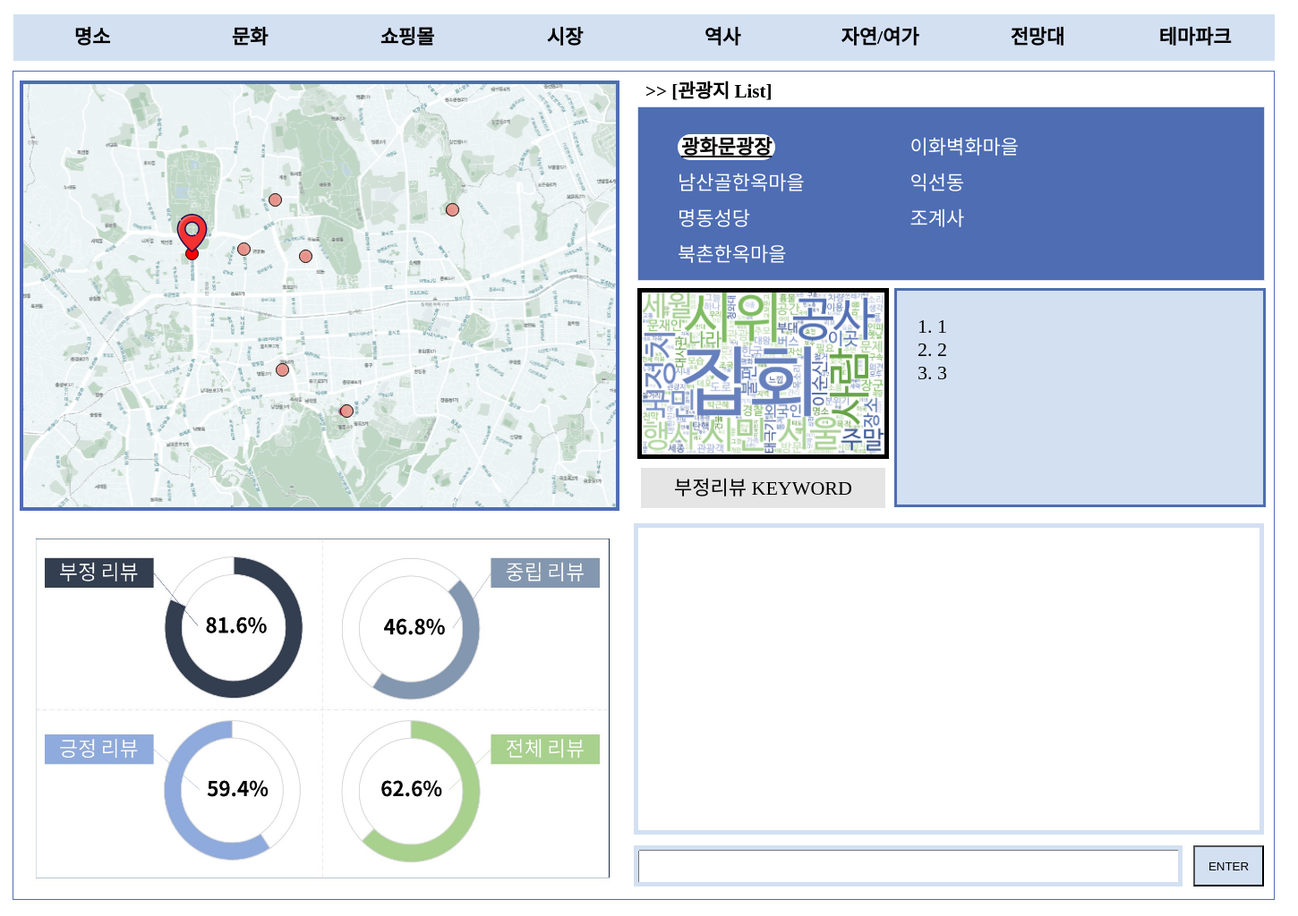
/place/14/, run on the app's committed database.
### theme/models.py (models this page shows, shortened)
class Place(models.Model):
    place_name = models.CharField('place_name',max_length=250)
    map_img = models.ForeignKey(Theme, on_delete=models.CASCADE)
    point = models.CharField('point',max_length=250)
    graph_img = models.ImageField(blank=False, null=False, upload_to = 'images')
    wordcloud_img = models.ImageField(blank=False, null=False, upload_to = 'images')
    solutions = models.CharField('solutions',max_length=250)
    def get_absolute_url(self):
        return reverse('theme:place_detail', kwargs={'pk':self.id})
    def points(self):
        return self.point.split(',')
    def solution_list(self):
        return self.solutions.split(',')

class Theme(models.Model):
    theme_name = models.CharField('theme_name',max_length=250)
    map_img = models.ImageField(blank=False, upload_to='images',null=False)
    graph_img = models.ImageField(blank=False, null=False, upload_to='images')
    good = models.CharField('good_top3',max_length=250)
    bad = models.CharField('bad_top3',max_length=250)

### theme/views.py (the view)
# urls.py: path('place/<int:pk>/', views.PlaceDV.as_view(), name='place_detail'),
class PlaceDV(DetailView):
    model = Place
    template_name = 'theme/place_detail.html'
    context_object_name = 'places'

### theme/templates/theme/place_detail.html (shortened to what this page needs)
{% extends 'base.html' %}
{% load static %}
                {% block contents %}
                    <div class="map_box">
                        <div class="map_img">
                            <img src ="{{ object.map_img.map_img.url }}"/>
                            {% for place in object.map_img.place_set.all %}
                            {% if place == object %}
                            <img src='{% static "img/pin.png" %}' style='position: absolute; top: {{ place.points.0|add:"-40" }}px; left:{{ place.points.1|add:"-17" }}px; width:49px; height:49px;'/>
                            {% else %}
                            <div onclick="location.href='{{ place.get_absolute_url }}';" class='point_circle_sub' style='position:absolute; top: {{place.points.0}}px; left:{{place.points.1}}px;', title='{{ place.place_name }}'></div>
                            {% endif %}
                            {% endfor %}
                        </div>
                    </div>
                    <div class="graph_box">
                        <div class="graph_area">
                            <img src="{{ object.graph_img.url }}" />
                        </div>
                    </div>
                    <div class="placelist_box">
                        <div class="placelist_title">
                            <p style='margin-top: 0%; font-weight: bold; font-size: 21px;'>
                                >> [관광지 List]
                            </p>
                        </div>
                        <div class="placelist_area" id='box_style_deep'>
                            <ul class = 'ul_style'>
                                {% for place in object.map_img.place_set.all %}
                                {% if place == object %}
                                <li><a class ='placelist_clicked' href='{{ place.get_absolute_url }}'> {{ place.place_name }} </a></li>
                                {% else %}
                                <li><a href='{{ place.get_absolute_url }}'> {{ place.place_name }} </a></li>
                                {% endif %}
                                {% endfor %}
                            </ul>
                        </div>
                    </div>
                    <div class="keyword_box">
                        <div class="wordcloud_area">
                            <img src="{{ object.wordcloud_img.url }}" style="border: 5px solid black;"/>
                            <div class='review_keyword'>
                                부정리뷰 KEYWORD
                            </div>
                        </div>
                        <div class="solution_area">
                            <ol>
                                {% for solution in object.solution_list %}
                                <li>{{ solution }}</li>
                                {% endfor %}
                            </ol>
                        </div>
                    </div>
                    {% endblock %}

### templates/base.html (shortened to what this page needs)
<!DOCTYPE html>
{% load static %}
<html>
    <head>
        <link href='{% static "css/main.css"%}' rel="stylesheet" />
    </head>
    <body style="font-family: NotoSansBold;">
        <div class="main_box">
            <div class="sub_box" >
                <div class="menubar_box">
                     <div class="menu_box1">
                        <div class="clickable_box" style='text-align: center;'>
                            <a href='{% url "theme:theme_detail" 4 %}' style='text-decoration: none;'>명소</a>
                        </div>
                    </div>
                    <div class="menu_box2">
                        <div class="clickable_box" style="text-align: center;">
                            <a href='{% url "theme:theme_detail" 3 %}' style='text-decoration: none;'>문화</a>
                        </div>
                    </div>
                    <div class="menu_box3">
                        <div class="clickable_box" style="text-align: center;">
                            <a href='{% url "theme:theme_detail" 3 %}' style='text-decoration: none;'>쇼핑몰</a>
                        </div>
                    </div>
                    <div class="menu_box4">
                        <div class="clickable_box" style="text-align: center;">
                            <a href='{% url "theme:theme_detail" 5 %}' style='text-decoration: none;'>시장</a>
                        </div>
                    </div>
                    <div class="menu_box5">
                        <div class="clickable_box" style="text-align:center;" >
                            <a href='{% url "theme:theme_detail" 6 %}' style='text-decoration: none;'>역사</a>
                        </div>
                    </div>
                    <div class="menu_box6">
                        <div class="clickable_box" style="text-align: center;">
                            <a href='{% url "theme:theme_detail" 3 %}' style='text-decoration: none;'>자연/여가</a>
                        </div>
                    </div>
                    <div class="menu_box7">
                        <div class="clickable_box" style='text-align: center;'>
                            <a href='{% url "theme:theme_detail" 3 %}' style='text-decoration: none;'>전망대</a>
                        </div>
                    </div>
                    <div class="menu_box8">
                        <div class="clickable_box"
                        style="text-align: center;">
                            <a href='{% url "theme:theme_detail" 3 %}' style='text-decoration: none;'>테마파크</a>
                        </div>
                    </div>
                </div>
                <div class="content_box" >
                    {% block contents %}
                    {% endblock %}
                    <div class="bert_box">
                        <div class="print_area">
                            <div class="print_box" id='bert_box_style'>
                            </div>
                        </div>
                        <div class = 'bert_input_box'>
                            <div class="bert_text_box">
                                <div class="enter_btn">
                                    <input type="button" value='ENTER' id='enter_btn' onclick="clicked()"/>
                                </div>
                                <div class="input_text" id='bert_box_style'>
                                    <input type="text"  id="input_text" name='inputtext'/>
                                </div>
                            </div>
                        </div>
                    </div>
                </div>
            </div>
        </div>
    </body>
</html>

### data on the page
Place: map_img.map_img (picture), graph_img (picture), place_name "광화문광장", wordcloud_img (picture)
Place: place_name "이화벽화마을"
Place: place_name "남산골한옥마을"
Place: place_name "익선동"
Place: place_name "명동성당"
Place: place_name "조계사"
Place: place_name "북촌한옥마을"

### other printed values
{{ solution }} "1" "2" "3"
